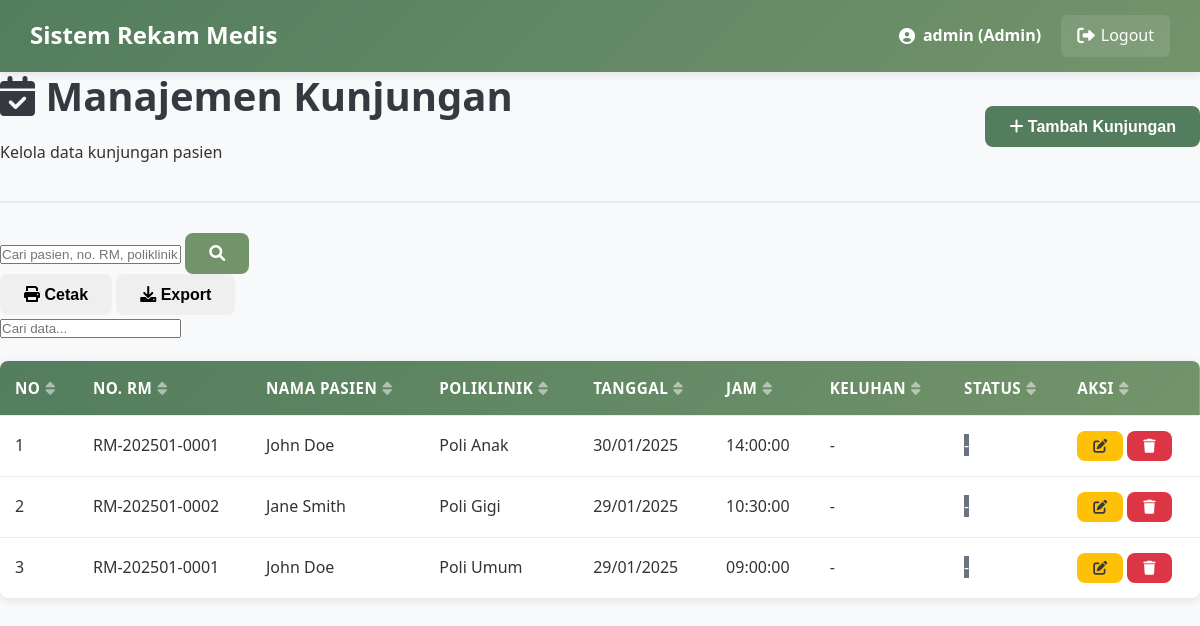
The page /Trys_Proj/admin/visits.php (signed in) on the database its author committed.
### tables this page shows
CREATE TABLE `kunjungan` (
  `id_kunjungan` int(11) NOT NULL,
  `tgl_kunjungan` date NOT NULL,
  `id_pasien` int(11) DEFAULT NULL,
  `id_poli` int(11) DEFAULT NULL,
  `jam_kunjungan` time DEFAULT NULL,
  `created_at` timestamp NOT NULL DEFAULT current_timestamp(),
  `updated_at` timestamp NOT NULL DEFAULT current_timestamp() ON UPDATE current_timestamp()
);

CREATE TABLE `pasien` (
  `id_pasien` int(11) NOT NULL,
  `no_rm` varchar(20) NOT NULL,
  `nm_pasien` varchar(100) NOT NULL,
  `tgl_lhr` date DEFAULT NULL,
  `alamat` text DEFAULT NULL,
  `telepon` varchar(15) DEFAULT NULL,
  `no_hp` varchar(15) DEFAULT NULL,
  `jenis_kelamin` enum('L','P') DEFAULT NULL,
  `nm_kk` varchar(100) DEFAULT NULL,
  `hub_kel` varchar(50) DEFAULT NULL,
  `id_user` int(11) DEFAULT NULL,
  `created_at` timestamp NOT NULL DEFAULT current_timestamp(),
  `updated_at` timestamp NOT NULL DEFAULT current_timestamp() ON UPDATE current_timestamp()
);

CREATE TABLE `poliklinik` (
  `id_poli` int(11) NOT NULL,
  `nm_poli` varchar(100) NOT NULL,
  `lokasi` varchar(100) DEFAULT NULL,
  `created_at` timestamp NOT NULL DEFAULT current_timestamp(),
  `updated_at` timestamp NOT NULL DEFAULT current_timestamp() ON UPDATE current_timestamp()
);

### Trys_Proj/admin/visits.php (the view, shortened to what this page needs)
<?php
require_once '../config/database.php';
$search = isset($_GET['search']) ? $_GET['search'] : '';
$page = isset($_GET['page']) ? (int)$_GET['page'] : 1;
$limit = 10;
$offset = ($page - 1) * $limit;
$search_condition = "";
$search_params = [];
$param_types = "";
$select_fields = "k.*, p.nm_pasien, p.no_rm, pol.nm_poli";
$sql = "SELECT $select_fields
        FROM kunjungan k
        JOIN pasien p ON k.id_pasien = p.id_pasien
        JOIN poliklinik pol ON k.id_poli = pol.id_poli
        $search_condition
        ORDER BY k.tgl_kunjungan DESC, k.jam_kunjungan DESC
        LIMIT ? OFFSET ?";
if (!empty($search_params)) {
    $stmt = $conn->prepare($sql);
    $search_params[] = $limit;
    $search_params[] = $offset;
    $param_types .= "ii";
    $stmt->bind_param($param_types, ...$search_params);
    $stmt->execute();
    $visits = $stmt->get_result();
} else {
    $stmt = $conn->prepare($sql);
    $stmt->bind_param("ii", $limit, $offset);
    $stmt->execute();
    $visits = $stmt->get_result();
}
?>
<!DOCTYPE html>
<html lang="id">
<head>
    <link rel="stylesheet" href="../css/style.css">
    <link rel="stylesheet" href="https://cdnjs.cloudflare.com/ajax/libs/font-awesome/6.0.0/css/all.min.css">
</head>
<body>
    <?php include '../includes/header.php'; ?>
    <div class="main-content">
        <div class="content-header">
            <div class="header-left">
                <h1><i class="fas fa-calendar-check"></i> Manajemen Kunjungan</h1>
                <p>Kelola data kunjungan pasien</p>
            </div>
            <div class="header-actions">
                <button class="btn btn-primary" onclick="openModal('addModal')">
                    <i class="fas fa-plus"></i> Tambah Kunjungan
                </button>
            </div>
        </div>
        <div class="search-filter-bar">
            <div class="search-box">
                <form method="GET" action="">
                    <div class="input-group">
                        <input type="text" name="search" placeholder="Cari pasien, no. RM, poliklinik..."
                               value="<?php echo htmlspecialchars($search); ?>">
                        <button type="submit" class="btn btn-secondary">
                            <i class="fas fa-search"></i>
                        </button>
                    </div>
                </form>
            </div>
            <div class="filter-actions">
                <button class="btn btn-outline" onclick="printTable()">
                    <i class="fas fa-print"></i> Cetak
                </button>
                <button class="btn btn-outline" onclick="exportData()">
                    <i class="fas fa-download"></i> Export
                </button>
            </div>
        </div>
        <div class="table-container">
            <table class="data-table" id="visitsTable">
                <thead>
                    <tr>
                        <th>No</th>
                        <th>No. RM</th>
                        <th>Nama Pasien</th>
                        <th>Poliklinik</th>
                        <th>Tanggal</th>
                        <th>Jam</th>
                        <th>Keluhan</th>
                        <th>Status</th>
                        <th>Aksi</th>
                    </tr>
                </thead>
                <tbody>
                    <?php
                    $no = $offset + 1;
                    while ($visit = $visits->fetch_assoc()):
                    ?>
                    <tr>
                        <td><?php echo $no++; ?></td>
                        <td><?php echo $visit['no_rm']; ?></td>
                        <td><?php echo $visit['nm_pasien']; ?></td>
                        <td><?php echo $visit['nm_poli']; ?></td>
                        <td><?php echo date('d/m/Y', strtotime($visit['tgl_kunjungan'])); ?></td>
                        <td><?php echo $visit['jam_kunjungan']; ?></td>
                        <td><?php echo isset($visit['keluhan']) ? $visit['keluhan'] : '-'; ?></td>
                        <td>
                            <?php if (isset($visit['status'])): ?>
                                <span class="status-badge status-<?php echo strtolower($visit['status']); ?>">
                                    <?php echo ucfirst($visit['status']); ?>
                                </span>
                            <?php else: ?>
                                <span class="status-badge status-default">-</span>
                            <?php endif; ?>
                        </td>
                        <td>
                            <div class="action-buttons">
                                <button class="btn btn-sm btn-warning" onclick="editVisit(<?php echo htmlspecialchars(json_encode($visit)); ?>)">
                                    <i class="fas fa-edit"></i>
                                </button>
                                <button class="btn btn-sm btn-danger" onclick="deleteVisit(<?php echo $visit['id_kunjungan']; ?>)">
                                    <i class="fas fa-trash"></i>
                                </button>
                            </div>
                        </td>
                    </tr>
                    <?php endwhile; ?>
                </tbody>
            </table>
        </div>
    </div>
</body>
</html>

### Trys_Proj/css/style.css (style rules this page uses)
* { margin: 0; padding: 0; box-sizing: border-box; }
body { font-family: "Segoe UI", Tahoma, Geneva, Verdana, sans-serif; line-height: 1.6; color: #333; background-color: #f8f9fa; }
:root { --primary-color: #537d5d; --primary-dark: #3e5e45; --primary-light: #6a9975; --secondary-color: #73946b; --secondary-dark: #5a7553; --secondary-light: #8bac83; --accent-color: #9ebc8a; --accent-dark: #85a371; --accent-light: #b7d5a3; --light-color: #d2d0a0; --light-dark: #b9b787; --light-light: #ebe9b9; --white: #ffffff; --off-white: #f9f9f9; --gray-light: #f8f9fa; --gray-medium: #6c757d; --gray-dark: #343a40; --success: #28a745; --success-dark: #1e7e34; --danger: #dc3545; --danger-dark: #bd2130; --warning: #ffc107; --warning-dark: #d39e00; --info: #17a2b8; --info-dark: #117a8b; }
h1, h2, h3, h4, h5, h6 { font-weight: 700; line-height: 1.2; margin-bottom: 0.5em; color: var(--gray-dark); }
h1 { font-size: 2.5rem; }
p { margin-bottom: 1rem; }
.btn { display: inline-block; padding: 12px 24px; border: none; border-radius: 8px; font-size: 1rem; font-weight: 600; text-decoration: none; text-align: center; cursor: pointer; transition: all 0.3s ease; line-height: 1; position: relative; overflow: hidden; }
.btn::after { content: ""; position: absolute; top: 50%; left: 50%; width: 5px; height: 5px; background: rgba(255, 255, 255, 0.5); opacity: 0; border-radius: 100%; transform: scale(1, 1) translate(-50%); transform-origin: 50% 50%; }
.btn-primary { background-color: var(--primary-color); color: var(--white); }
.btn-secondary { background-color: var(--secondary-color); color: var(--white); }
.btn-danger { background-color: var(--danger); color: var(--white); }
.btn-warning { background-color: var(--warning); color: var(--gray-dark); }
.btn-sm { padding: 8px 16px; font-size: 0.875rem; }
.content-header { display: flex; justify-content: space-between; align-items: center; margin-bottom: 30px; padding-bottom: 20px; border-bottom: 2px solid #e9ecef; }
.data-table { width: 100%; border-collapse: collapse; background: var(--white); border-radius: 8px; overflow: hidden; box-shadow: 0 2px 10px rgba(0, 0, 0, 0.1); }
.data-table thead { background: linear-gradient(135deg, var(--primary-color), var(--secondary-color)); color: var(--white); }
.data-table th, .data-table td { padding: 15px; text-align: left; border-bottom: 1px solid #e9ecef; }
.data-table th { font-weight: 600; font-size: 0.95rem; text-transform: uppercase; letter-spacing: 0.5px; }
.data-table tbody tr { transition: background-color 0.3s ease; }
.data-table tbody tr:last-child td { border-bottom: none; }

### Trys_Proj/admin/visits.php (style rules this page uses)
.status-badge.status-default { background: #6b7280; color: white; }

### rows shown on the page
kunjungan: id_pasien.no_rm "RM-202501-0001", id_pasien.nm_pasien "John Doe", id_poli.nm_poli "Poli Anak", tgl_kunjungan "30/01/2025", jam_kunjungan "14:00:00"
kunjungan: id_pasien.no_rm "RM-202501-0002", id_pasien.nm_pasien "Jane Smith", id_poli.nm_poli "Poli Gigi", tgl_kunjungan "29/01/2025", jam_kunjungan "10:30:00"
kunjungan: id_pasien.no_rm "RM-202501-0001", id_pasien.nm_pasien "John Doe", id_poli.nm_poli "Poli Umum", tgl_kunjungan "29/01/2025", jam_kunjungan "09:00:00"

### other values the page prints
$_SESSION['username'] "admin"
$_SESSION['role'] "Admin"
